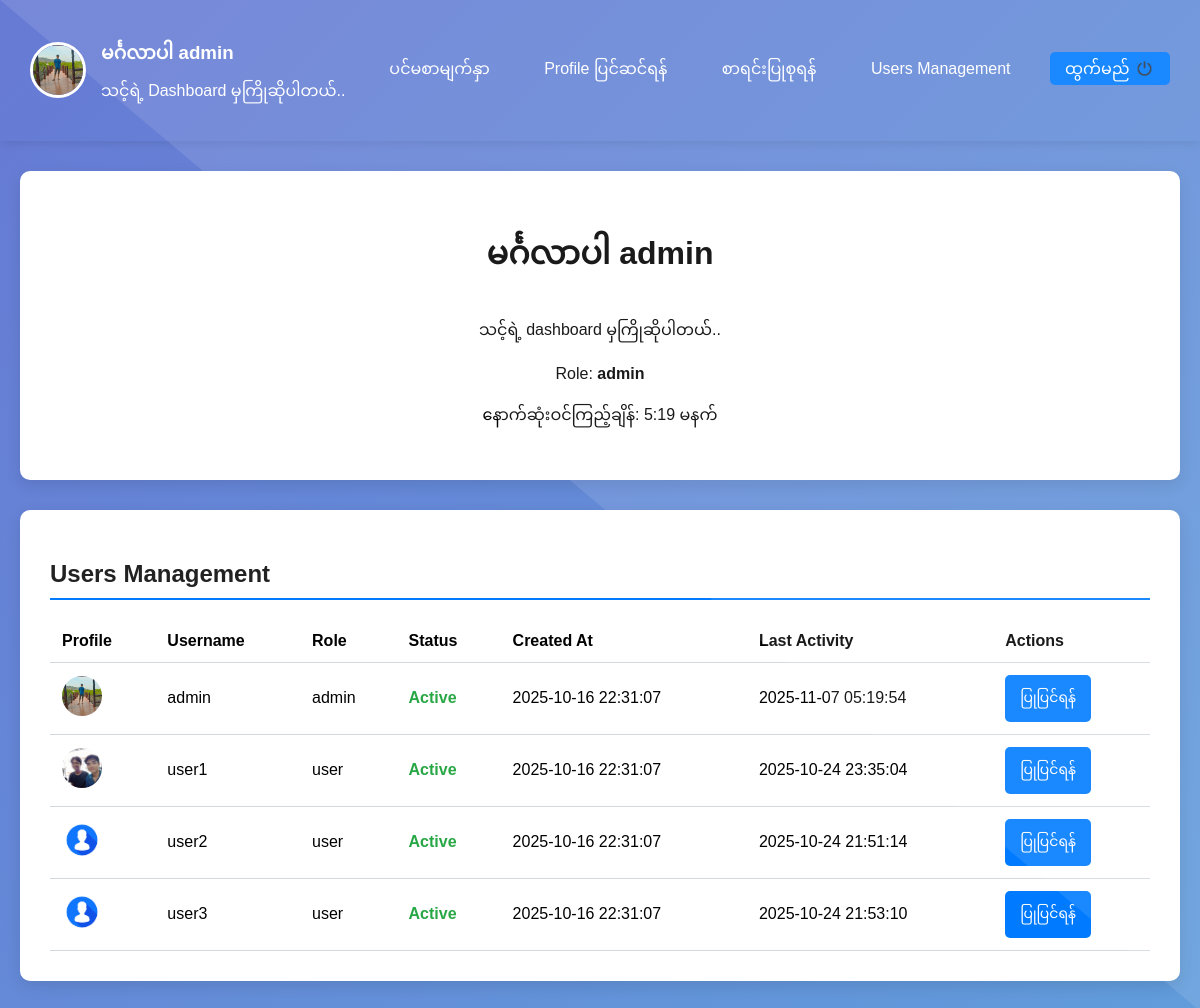
The page /usermanagement.php (signed in) on the database its author committed.
### tables this page shows
CREATE TABLE `users` (
  `id` int(11) NOT NULL,
  `username` varchar(50) NOT NULL,
  `password` varchar(255) DEFAULT NULL,
  `role` enum('admin','user') NOT NULL,
  `created_at` timestamp NOT NULL DEFAULT current_timestamp(),
  `is_active` tinyint(1) DEFAULT 1,
  `last_activity` timestamp NOT NULL DEFAULT current_timestamp() ON UPDATE current_timestamp(),
  `profile_pic` varchar(255) DEFAULT 'default_avatar.jpg'
);

### database.php (called while the page is built, shortened)
<?php
class Database {
    private $host = 'localhost';
    private $db_name = 'poultry';
    private $username = 'root';
    private $password = '';
    public function getConnection() {
        $this->conn = null;
        try {
            $this->conn = new PDO(
                "mysql:host=" . $this->host . ";dbname=" . $this->db_name,
                $this->username,
                $this->password
            );
            $this->conn->setAttribute(PDO::ATTR_ERRMODE, PDO::ERRMODE_EXCEPTION);
            $this->conn->setAttribute(PDO::ATTR_DEFAULT_FETCH_MODE, PDO::FETCH_ASSOC);
            $this->conn->exec("set names utf8");
        } catch(PDOException $exception) {
            error_log("Connection error: " . $exception->getMessage());
            throw $exception;
        }
        return $this->conn;
    }
}
$database = new Database();
$pdo = $database->getConnection();
function executeQuery($sql, $params = []) {
    global $pdo;
    try {
        $stmt = $pdo->prepare($sql);
        $stmt->execute($params);
        return $stmt;
    } catch(PDOException $e) {
        error_log("Query error: " . $e->getMessage() . " - SQL: " . $sql);
        throw $e;
    }
}
function fetchOne($sql, $params = []) {
    $stmt = executeQuery($sql, $params);
    return $stmt->fetch();
}
function fetchAll($sql, $params = []) {
    $stmt = executeQuery($sql, $params);
    return $stmt->fetchAll();
}
?>

### usermanagement.php (the view, shortened to what this page needs)
<?php
require_once 'database.php';
$user = fetchOne("SELECT * FROM users WHERE id = ?", [$_SESSION['user_id']]);
$users = [];
if ($_SESSION['role'] === 'admin') {
    $users = fetchAll("SELECT id, username, role, profile_pic, is_active, created_at, last_activity FROM users");
}
?>
<!DOCTYPE html>
<html lang="my">
<head>
    <link rel="stylesheet" href="./assets/css/usermanagement.css">
  <link rel="stylesheet" href="./assets/css/dashboard.css">
</head>
<body>
<?php include('navbar.php'); ?>
    <div class="welcome_container">
        <div class="welcome-section">
            <h1>မင်္ဂလာပါ <?php echo htmlspecialchars($user['username']); ?></h1>
            <p>သင့်ရဲ့ dashboard မှကြိုဆိုပါတယ်..</p>
            <p>Role: <strong><?php echo htmlspecialchars($user['role']); ?></strong></p>
            <p>နောက်ဆုံးဝင်ကြည့်ချိန်:
<?php
    $time = strtotime($user['last_activity']);
    $hour = date('H', $time);
    $minute = date('i', $time);
    if ($hour < 12) {
        echo date('g', $time) . ':' . $minute . ' မနက်';
    } else {
        echo (date('g', $time) != 12 ? date('g', $time) : 12) . ':' . $minute . ' ညနေ';
    }
?>
</p>
        </div>
        <?php if ($_SESSION['role'] === 'admin'): ?>
        <div class="admin-section" id="users">
            <h2>Users Management</h2>
            <table class="users-table">
                <thead>
                    <tr>
                        <th>Profile</th>
                        <th>Username</th>
                        <th>Role</th>
                        <th>Status</th>
                        <th>Created At</th>
                        <th>Last Activity</th>
                        <th>Actions</th>
                    </tr>
                </thead>
                <tbody>
                    <?php foreach ($users as $u): ?>
                    <tr>
                        <td>
                            <img src="./assets/profile_pics/<?php echo $u['profile_pic']; ?>"
                                 alt="Profile" class="user-avatar"
                                 onerror="this.src='./assets/profile_pics/default_avatar.jpg'">
                        </td>
                        <td><?php echo htmlspecialchars($u['username']); ?></td>
                        <td><?php echo htmlspecialchars($u['role']); ?></td>
                        <td>
                            <span class="<?php echo $u['is_active'] ? 'status-active' : 'status-inactive'; ?>">
                                <?php echo $u['is_active'] ? 'Active' : 'Inactive'; ?>
                            </span>
                        </td>
                        <td><?php echo $u['created_at']; ?></td>
                        <td><?php echo $u['last_activity']; ?></td>
                        <td>
                        <button onclick="openPasswordModal(<?php echo $u['id']; ?>, '<?php echo htmlspecialchars($u['username']); ?>')" class="btn btn-primary btn-sm">
                            ပြုပြင်ရန်
                        </button>
                        </td>
                    </tr>
                    <?php endforeach; ?>
                </tbody>
            </table>
        </div>
        <?php endif; ?>
    </div>
</body>
</html>

### navbar.php
<nav class="navbar">
        <div class="user-info">
            <img src="./assets/profile_pics/<?php echo $user['profile_pic']; ?>"
                 alt="Profile" class="profile-pic"
                 onerror="this.src='./assets/profile_pics/default_avatar.jpg'">
            <div class="user-details">
            <h3>မင်္ဂလာပါ <?php echo htmlspecialchars($user['username']); ?></h3>
            <p>သင့်ရဲ့ Dashboard မှကြိုဆိုပါတယ်..</p>
               </div>
        </div>
        <div class="nav-links">
            <a href="dashboard.php">ပင်မစာမျက်နှာ</a>
            <a href="profile.php">Profile ပြင်ဆင်ရန်</a>
            <a href="dashboard2.php">စာရင်းပြုစုရန်</a>
            <?php if ($_SESSION['role'] === 'admin'): ?>
                <a href="usermanagement.php">Users Management</a>
            <?php endif; ?>
            <a class="logout" href="logout.php">ထွက်မည် <img class="logoutimg" src="./assets/images/logout.png" alt=""> </a>
        </div>
    </nav>

### assets/css/usermanagement.css (style rules this page uses)
body { font-family: "Myanmar3", sans-serif; background:var(--main-color); margin: 0; padding: 0; }
:root { --main-color:linear-gradient(135deg, #677ad4, #619cdb); --blue--color:#007bff; --border--color:#d3d9e1; --warn-color:#ff3b30; --white-color:#ffff; --text-color:#222; --dark-blue:#193CB8; --green-color:#28a745; }
.welcome_container { max-width: 1200px; margin: 30px auto; padding: 0 20px; }
.welcome_container::before { content: ''; position: absolute; top: 0; left: 0; right: 0; bottom: 0; background-size: cover; pointer-events: none; }
.welcome-section { background: var(--white-color); padding: 30px; border-radius: 10px; box-shadow: 0 5px 15px rgba(0,0,0,0.1); margin-bottom: 30px; text-align: center; }
.admin-section { background: var(--white-color); padding: 30px; border-radius: 10px; box-shadow: 0 5px 15px rgba(0,0,0,0.1); }
.admin-section h2 { color: var(--text-color); margin-bottom: 20px; border-bottom: 2px solid var(--blue--color); padding-bottom: 10px; }
.users-table { width: 100%; border-collapse: collapse; margin-top: 20px; }
.users-table th, .users-table td { padding: 12px; text-align: left; border-bottom: 1px solid var(--border--color); }
.users-table th { background: var(--white-color); font-weight: 600; cursor: pointer; }
.user-avatar { width: 40px; height: 40px; border-radius: 50%; object-fit: cover; }
.status-active { color: var(--green-color); font-weight: 600; }
.btn { padding: 8px 15px; border: none; border-radius: 5px; cursor: pointer; text-decoration: none; display: inline-block; transition: all 0.3s; }
.btn-primary { background: var(--blue--color); color: var(--white-color); }
.btn-sm { padding: 8px 15px; font-size: 14px; }

### assets/css/dashboard.css (style rules this page uses)
body { font-family: "Myanmar3", sans-serif; background:var(--main-color); margin: 0; padding: 0; }
:root { --main-color:linear-gradient(135deg, #677ad4, #619cdb); --blue--color:#007bff; --border--color:#d3d9e1; --warn-color:#ff3b30; --white-color:#ffff; --text-color:#222; --dark-blue:#193CB8; --green-color:#28a745; }
.navbar { color: var(--white-color); padding: 15px 30px; display: flex; justify-content: space-between; align-items: center; box-shadow: 0 2px 10px rgba(0,0,0,0.1); }
.user-info { display: flex; align-items: center; gap: 15px; }
.profile-pic { width: 50px; height: 50px; border-radius: 50%; border: 3px solid var(--white-color); object-fit: cover; }
.user-details h3 { margin-bottom: 5px; }
.user-details p { margin-top: -5px; }
.nav-links a { width: 100px; color: var(--white-color); text-decoration: none; margin-left: 20px; padding: 8px 15px; border-radius: 5px; transition: background 0.3s; }
.logout { display: inline; position: relative; width: 210px; background-color: var(--blue--color); align-items: center; }
.logoutimg { position: relative; width: 21px; height: 21px; top: 5px; }

### rows shown on the page
users: profile_pic (picture), username "admin", role "admin", last_activity "5", last_activity "19", is_active "Active", created_at "2025-10-16 22:31:07", last_activity "2025-11-07 05:19:54"
users: profile_pic (picture), username "user1", role "user", is_active "Active", created_at "2025-10-16 22:31:07", last_activity "2025-10-24 23:35:04"
users: profile_pic (placeholder picture), username "user2", role "user", is_active "Active", created_at "2025-10-16 22:31:07", last_activity "2025-10-24 21:51:14"
users: profile_pic (placeholder picture), username "user3", role "user", is_active "Active", created_at "2025-10-16 22:31:07", last_activity "2025-10-24 21:53:10"
